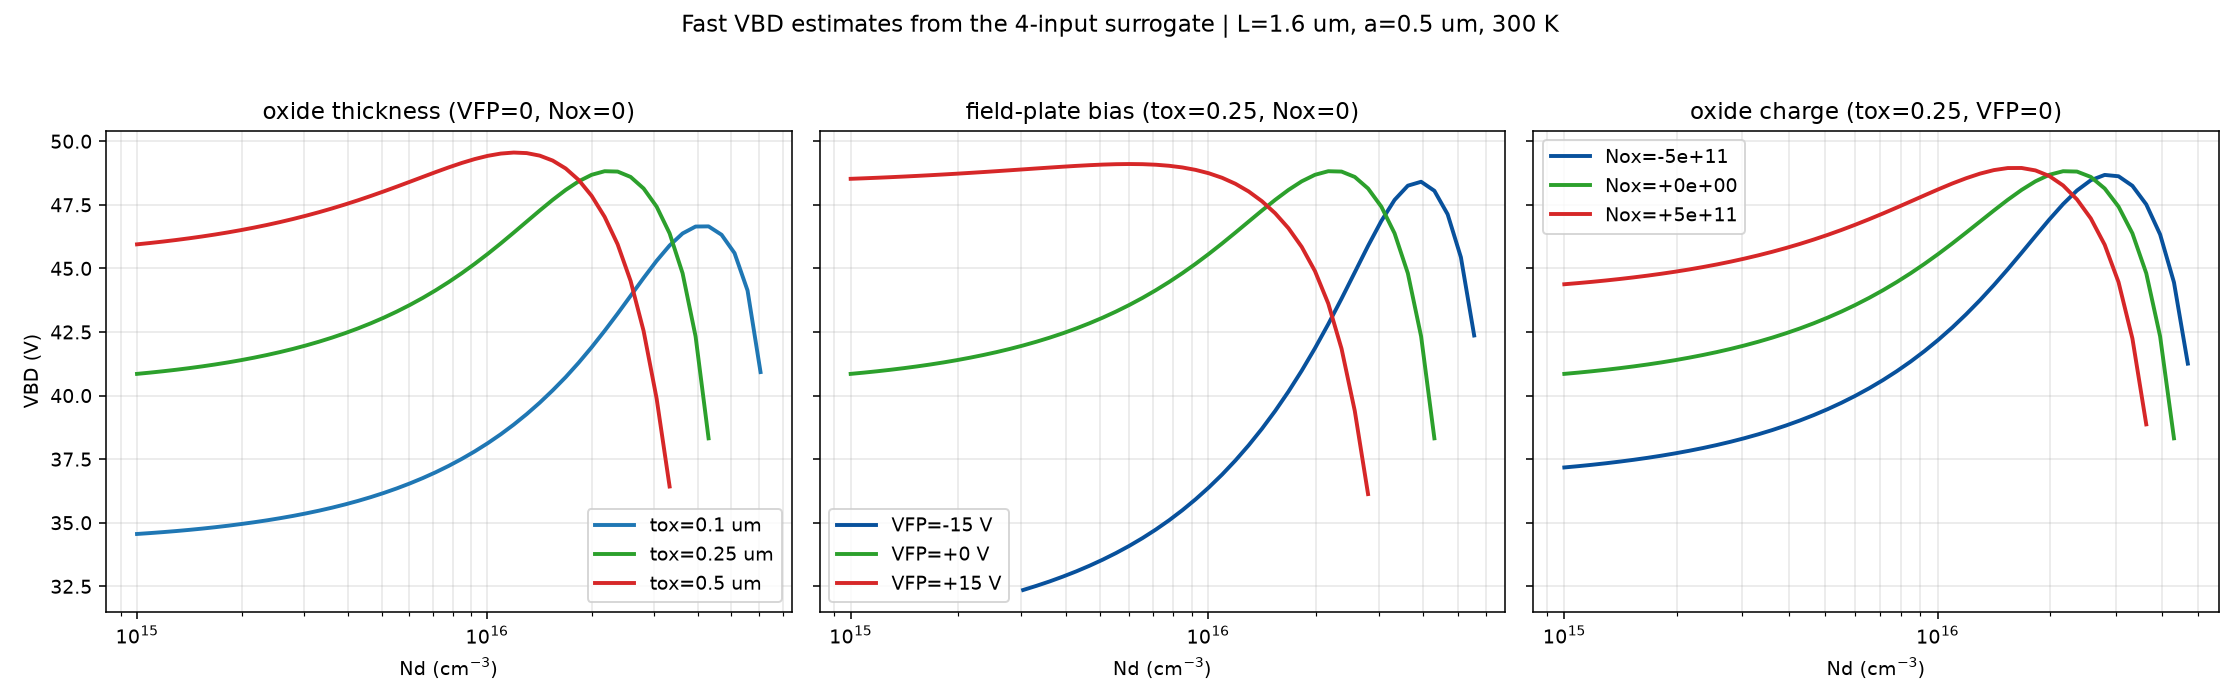

Recreate this plot in Python.
"""
Use the 4-input VBD surrogate (vbd_regression_package) for fast breakdown estimates.
Package geometry is fixed at L=1.6 um, a=0.5 um (our Family-1 cell), 300 K.
Inputs: Nd [cm^-3], tox [um], VFP [V], Nox [cm^-2 signed oxide charge].
Validated against the independent vbd_vdm solver (RMSE ~ 0.013 V).
"""
import os, sys, numpy as np
sys.path.insert(0, os.path.join(os.path.dirname(os.path.abspath(__file__)),
                                "vbd_regression_package"))
import vbd_4input_predict as pred

def vbd(Nd, tox, vfp=0.0, nox=0.0):
    try:
        r = pred.predict(Nd, tox, vfp, nox)
    except ValueError:
        return np.nan                 # outside the model's validity domain
    return r['VBD_V'] if r['VBD_V'] is not None else np.nan

Nd = np.logspace(np.log10(1e15), np.log10(1.55e17), 60)

import matplotlib
matplotlib.use("Agg")
import matplotlib.pyplot as plt
fig, ax = plt.subplots(1, 3, figsize=(16, 5), sharey=True)

# panel 1: oxide thickness
for tox, c in zip([0.10, 0.25, 0.50], ["#1f77b4", "#2ca02c", "#d62728"]):
    V = [vbd(n, tox) for n in Nd]
    ax[0].semilogx(Nd, V, "-", color=c, lw=2, label=f"tox={tox} um")
ax[0].set_title("oxide thickness (VFP=0, Nox=0)"); ax[0].legend()

# panel 2: field-plate bias
for vfp, c in zip([-15, 0, 15], ["#08519c", "#2ca02c", "#d62728"]):
    V = [vbd(n, 0.25, vfp=vfp) for n in Nd]
    ax[1].semilogx(Nd, V, "-", color=c, lw=2, label=f"VFP={vfp:+d} V")
ax[1].set_title("field-plate bias (tox=0.25, Nox=0)"); ax[1].legend()

# panel 3: oxide charge
for nox, c in zip([-5e11, 0, 5e11], ["#08519c", "#2ca02c", "#d62728"]):
    V = [vbd(n, 0.25, nox=nox) for n in Nd]
    ax[2].semilogx(Nd, V, "-", color=c, lw=2, label=f"Nox={nox:+.0e}")
ax[2].set_title("oxide charge (tox=0.25, VFP=0)"); ax[2].legend()

for a_ in ax:
    a_.set_xlabel(r"Nd (cm$^{-3}$)"); a_.grid(True, which="both", alpha=0.3)
ax[0].set_ylabel("VBD (V)")
fig.suptitle("Fast VBD estimates from the 4-input surrogate | L=1.6 um, a=0.5 um, 300 K")
fig.tight_layout(rect=[0, 0, 1, 0.95])
fig.savefig("use_predictor.png", dpi=140)

# representative table
print("Representative estimates (L=1.6 um, a=0.5 um):")
print(f"{'Nd':>10} {'tox':>5} {'VFP':>5} {'Nox':>9}  {'VBD (V)':>8}")
for Nd0, tox0, vfp0, nox0 in [(1e16,0.25,0,0),(3e16,0.25,0,0),(3e16,0.25,15,0),
                               (3e16,0.25,0,5e11),(6e16,0.25,0,0),(1e16,0.10,0,0),
                               (1e16,0.50,0,0),(1e17,0.25,0,0)]:
    v = vbd(Nd0, tox0, vfp0, nox0)
    print(f"{Nd0:>10.1e} {tox0:>5.2f} {vfp0:>5.0f} {nox0:>9.1e}  "
          f"{(f'{v:8.3f}' if np.isfinite(v) else '   null')}")
print("saved use_predictor.png")
